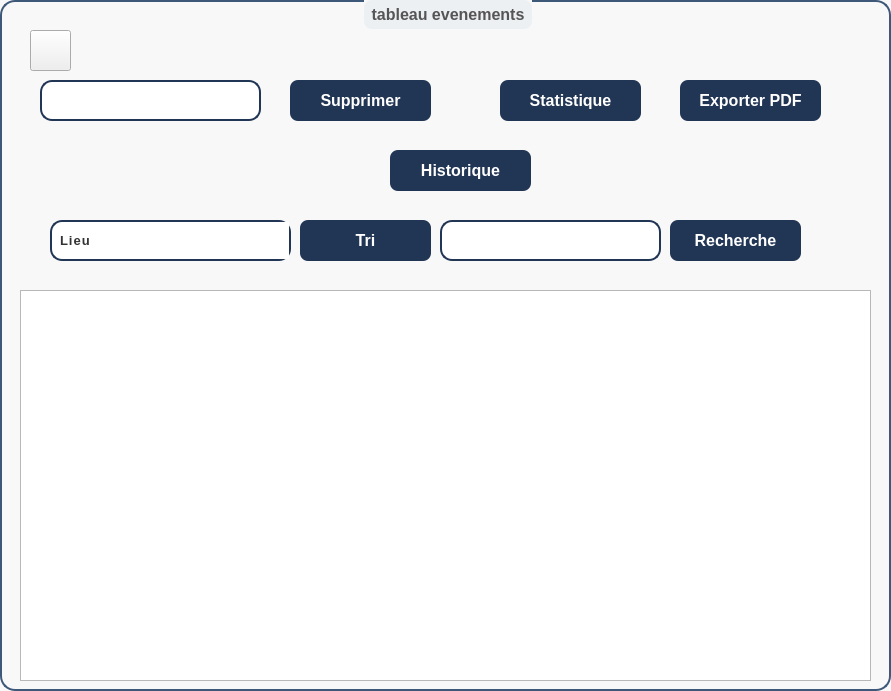
   <widget class="QGroupBox" name="groupBox_2">
    <property name="geometry">
     <rect>
      <x>580</x>
      <y>0</y>
      <width>891</width>
      <height>691</height>
     </rect>
    </property>
    <property name="minimumSize">
     <size>
      <width>334</width>
      <height>234</height>
     </size>
    </property>
    <property name="maximumSize">
     <size>
      <width>16777215</width>
      <height>16777215</height>
     </size>
    </property>
    <property name="styleSheet">
     <string notr="true">QGroupBox {
	min-width: 300px;  /* Largeur minimale */
    min-height: 200px; 
    background: #f9f8f8;
    border: 2px solid #3e5879;
    border-radius: 15px;
    padding: 15px;
    font-size: 16px;
    font-weight: bold;
    color: #333;
    box-shadow: 6px 6px 10px #c9ced6, -6px -6px 10px #ffffff;
}

QGroupBox:title {
    subcontrol-origin: margin;
    subcontrol-position: top center;
    padding: 5px;
    color: #555;
    background: #ecf0f3;
    border-radius: 8px;
}
</string>
    </property>
    <property name="title">
     <string>tableau evenements</string>
    </property>
    <widget class="QPushButton" name="pushButton_supprimer">
     <property name="geometry">
      <rect>
       <x>290</x>
       <y>80</y>
       <width>141</width>
       <height>41</height>
      </rect>
     </property>
     <property name="styleSheet">
      <string notr="true">QPushButton {
    background: #213555; /* Updated to the new blue color */
    border: none;
    border-radius: 8px;
    padding: 12px;
    font-size: 16px;
    font-weight: bold;
    color: white;
    transition: 0.3s;
}

QPushButton:hover {
    background: #1a2a3b; /* Darker shade of #213555 for hover */
}

QPushButton:pressed {
    background: #17263a; /* Even darker shade for pressed state */
}
</string>
     </property>
     <property name="text">
      <string>Supprimer</string>
     </property>
    </widget>
    <widget class="QLineEdit" name="lineEdit_search">
     <property name="geometry">
      <rect>
       <x>440</x>
       <y>220</y>
       <width>221</width>
       <height>41</height>
      </rect>
     </property>
     <property name="styleSheet">
      <string notr="true">QLineEdit {
    background: #ffffff; /* White background for a clean, minimal look */
    border: 2px solid #213555; /* Vibrant blue border */
    border-radius: 12px; /* Rounded corners */
    padding: 8px;
    font-size: 13px; /* Réduction de la taille de la police */
    color: #333333; /* Dark text color for readability */
    selection-background-color: #1e90ff; /* Blue selection highlight */
    selection-color: #ffffff; /* White text on selection */
    font-weight: bold;
    letter-spacing: 1px;
    transition: all 0.3s ease; /* Smooth transition for focus effect */
}

QLineEdit:focus {
    border: 2px solid #00bfff; 
    background: #f5f5f5; 
    box-shadow: 0 4px 10px rgba(30, 144, 255, 0.4); 
}
</string>
     </property>
    </widget>
    <widget class="QPushButton" name="pushButton_stats">
     <property name="geometry">
      <rect>
       <x>500</x>
       <y>80</y>
       <width>141</width>
       <height>41</height>
      </rect>
     </property>
     <property name="styleSheet">
      <string notr="true">QPushButton {
    background: #213555; /* Updated to the new blue color */
    border: none;
    border-radius: 8px;
    padding: 12px;
    font-size: 16px;
    font-weight: bold;
    color: white;
    transition: 0.3s;
}

QPushButton:hover {
    background: #1a2a3b; /* Darker shade of #213555 for hover */
}

QPushButton:pressed {
    background: #17263a; /* Even darker shade for pressed state */
}
</string>
     </property>
     <property name="text">
      <string>Statistique</string>
     </property>
    </widget>
    <widget class="QPushButton" name="pushButton_export_pdf">
     <property name="geometry">
      <rect>
       <x>680</x>
       <y>80</y>
       <width>141</width>
       <height>41</height>
      </rect>
     </property>
     <property name="styleSheet">
      <string notr="true">QPushButton {
    background: #213555; /* Updated to the new blue color */
    border: none;
    border-radius: 8px;
    padding: 12px;
    font-size: 16px;
    font-weight: bold;
    color: white;
    transition: 0.3s;
}

QPushButton:hover {
    background: #1a2a3b; /* Darker shade of #213555 for hover */
}

QPushButton:pressed {
    background: #17263a; /* Even darker shade for pressed state */
}
</string>
     </property>
     <property name="text">
      <string>Exporter PDF</string>
     </property>
    </widget>
    <widget class="QPushButton" name="pushButton_search">
     <property name="geometry">
      <rect>
       <x>670</x>
       <y>220</y>
       <width>131</width>
       <height>41</height>
      </rect>
     </property>
     <property name="styleSheet">
      <string notr="true">QPushButton {
    background: #213555; /* Updated to the new blue color */
    border: none;
    border-radius: 8px;
    padding: 12px;
    font-size: 16px;
    font-weight: bold;
    color: white;
    transition: 0.3s;
}

QPushButton:hover {
    background: #1a2a3b; /* Darker shade of #213555 for hover */
}

QPushButton:pressed {
    background: #17263a; /* Even darker shade for pressed state */
}
</string>
     </property>
     <property name="text">
      <string>Recherche</string>
     </property>
    </widget>
    <widget class="QPushButton" name="tri">
     <property name="geometry">
      <rect>
       <x>300</x>
       <y>220</y>
       <width>131</width>
       <height>41</height>
      </rect>
     </property>
     <property name="styleSheet">
      <string notr="true">QPushButton {
    background: #213555; /* Updated to the new blue color */
    border: none;
    border-radius: 8px;
    padding: 12px;
    font-size: 16px;
    font-weight: bold;
    color: white;
    transition: 0.3s;
}

QPushButton:hover {
    background: #1a2a3b; /* Darker shade of #213555 for hover */
}

QPushButton:pressed {
    background: #17263a; /* Even darker shade for pressed state */
}
</string>
     </property>
     <property name="text">
      <string>Tri</string>
     </property>
    </widget>
    <widget class="QPushButton" name="pushButton_historique">
     <property name="geometry">
      <rect>
       <x>390</x>
       <y>150</y>
       <width>141</width>
       <height>41</height>
      </rect>
     </property>
     <property name="styleSheet">
      <string notr="true">QPushButton {
    background: #213555; /* Updated to the new blue color */
    border: none;
    border-radius: 8px;
    padding: 12px;
    font-size: 16px;
    font-weight: bold;
    color: white;
    transition: 0.3s;
}

QPushButton:hover {
    background: #1a2a3b; /* Darker shade of #213555 for hover */
}

QPushButton:pressed {
    background: #17263a; /* Even darker shade for pressed state */
}
</string>
     </property>
     <property name="text">
      <string>Historique</string>
     </property>
    </widget>
    <widget class="QComboBox" name="comboBox_2">
     <property name="geometry">
      <rect>
       <x>50</x>
       <y>220</y>
       <width>241</width>
       <height>41</height>
      </rect>
     </property>
     <property name="styleSheet">
      <string notr="true">QComboBox {
    background: #ffffff; /* White background for a clean look */
    border: 2px solid #213555; /* Dark blue border */
    border-radius: 12px; /* Rounded corners */
    padding: 8px; /* Padding inside the combobox */
    font-size: 13px; /* Reduced font size */
    color: #333333; /* Dark text color for readability */
    selection-background-color: #1e90ff; /* Blue selection highlight */
    selection-color: #ffffff; /* White text on selection */
    font-weight: bold;
    letter-spacing: 1px; /* Spacing between letters */
    transition: all 0.3s ease; /* Smooth transition for focus effect */
}

/* Focus state */
QComboBox:focus {
    border: 2px solid #00bfff; /* Light blue border on focus */
    background: #f5f5f5; /* Light gray background on focus */
    box-shadow: 0 4px 10px rgba(30, 144, 255, 0.4); /* Light blue shadow on focus */
}

/* Drop-down button */
QComboBox::drop-down {
    background: #ffffff; /* White background for the drop-down */
    border: none; /* No border */
}

/* Arrow (reset to default arrow) */
QComboBox::down-arrow {
    image: none; /* Ensure no custom image is set */
    width: 10px; /* Size of the default arrow */
    height: 10px; /* Size of the default arrow */
    border: none; /* Remove any border */
}

/* Item view (the list of options) */
QComboBox QAbstractItemView {
    background: #ffffff; /* White background for the drop-down list */
    border: 1px solid #213555; /* Dark border around the list */
    selection-background-color: #1e90ff; /* Blue background for selected item */
    selection-color: #ffffff; /* White text for selected item */
    font-size: 13px; /* Font size of the list items */
}

/* Items inside the drop-down */
QComboBox QAbstractItemView::item {
    padding: 10px; /* Padding for each item */
    font-size: 13px; /* Font size of the items */
}
</string>
     </property>
     <item>
      <property name="text">
       <string>Lieu</string>
      </property>
     </item>
     <item>
      <property name="text">
       <string>Sponsors</string>
      </property>
     </item>
     <item>
      <property name="text">
       <string>capacité
</string>
      </property>
     </item>
    </widget>
    <widget class="QTableView" name="tableView4">
     <property name="geometry">
      <rect>
       <x>20</x>
       <y>290</y>
       <width>851</width>
       <height>391</height>
      </rect>
     </property>
     <property name="styleSheet">
      <string notr="true"/>
     </property>
    </widget>
    <widget class="QLineEdit" name="lineedit_old_nom">
     <property name="geometry">
      <rect>
       <x>40</x>
       <y>80</y>
       <width>221</width>
       <height>41</height>
      </rect>
     </property>
     <property name="styleSheet">
      <string notr="true">QLineEdit {
    background: #ffffff; /* White background for a clean, minimal look */
    border: 2px solid #213555; /* Vibrant blue border */
    border-radius: 12px; /* Rounded corners */
    padding: 8px;
    font-size: 13px; /* Réduction de la taille de la police */
    color: #333333; /* Dark text color for readability */
    selection-background-color: #1e90ff; /* Blue selection highlight */
    selection-color: #ffffff; /* White text on selection */
    font-weight: bold;
    letter-spacing: 1px;
    transition: all 0.3s ease; /* Smooth transition for focus effect */
}

QLineEdit:focus {
    border: 2px solid #00bfff; 
    background: #f5f5f5; 
    box-shadow: 0 4px 10px rgba(30, 144, 255, 0.4); 
}
</string>
     </property>
    </widget>
    <widget class="QPushButton" name="pushButtonNotification">
     <property name="geometry">
      <rect>
       <x>30</x>
       <y>30</y>
       <width>41</width>
       <height>41</height>
      </rect>
     </property>
     <property name="styleSheet">
      <string notr="true">image: url(:/bell/bell.png);</string>
     </property>
     <property name="text">
      <string/>
     </property>
    </widget>
   </widget>
